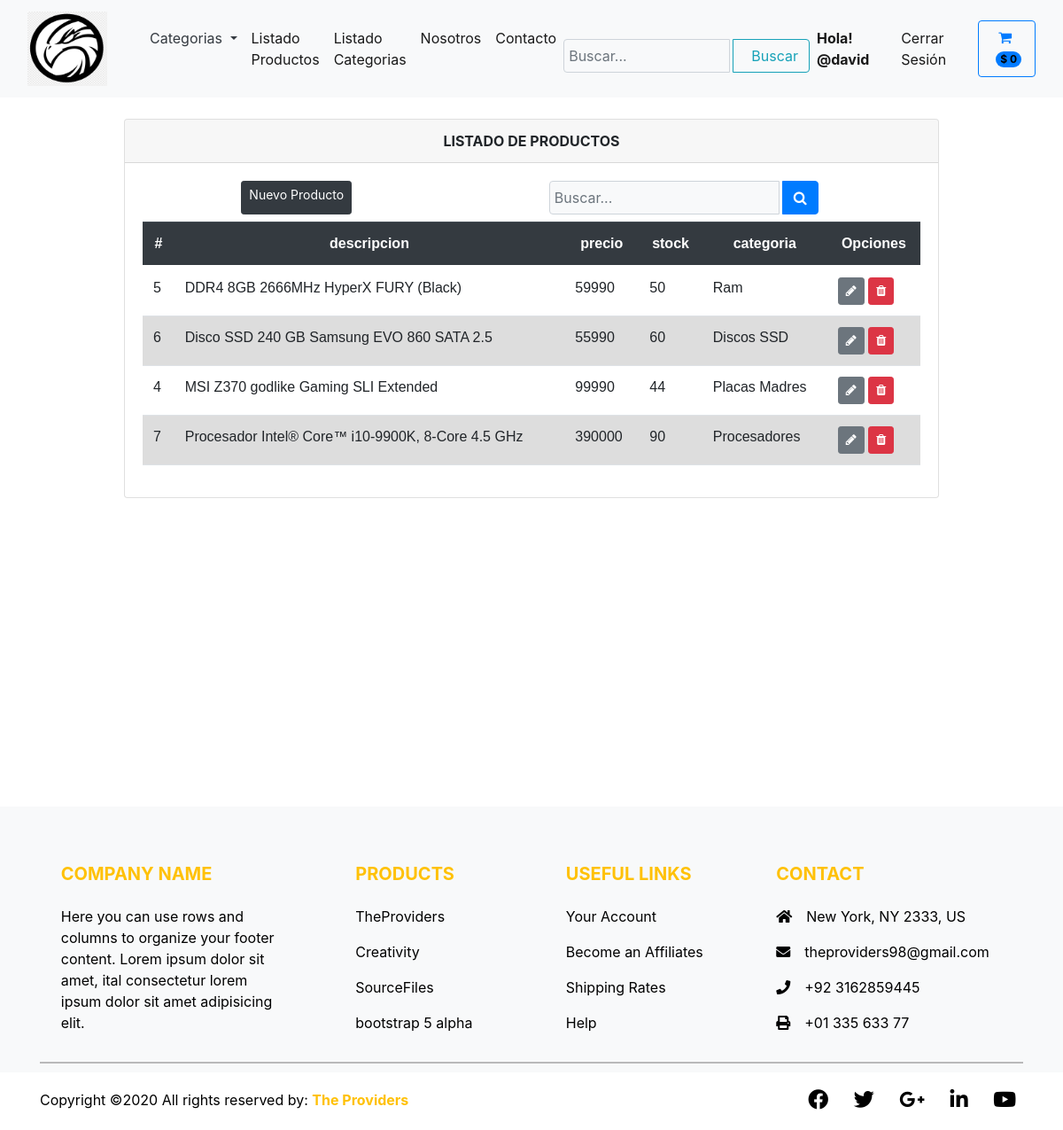
Page /listarproductos/ (signed in) on the earlier database version.
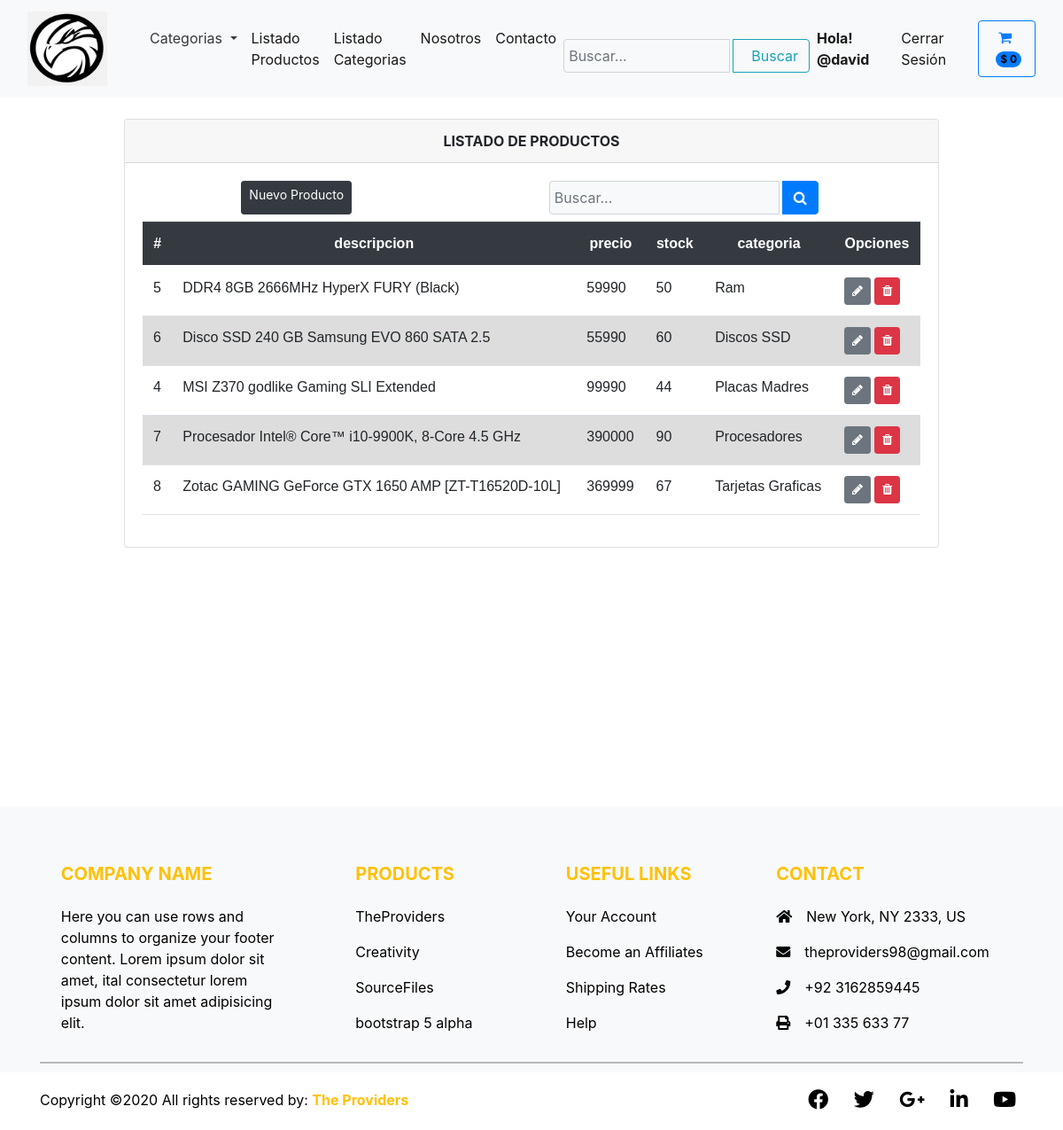
Same page on the later database version.
### app/models.py (models this page shows, shortened)
class Productos(models.Model):
    nombre = models.CharField(max_length=100)
    imagen = models.ImageField(upload_to='productos', null=True)
    descripcion = models.CharField(max_length=500)
    precio = models.IntegerField()
    stock = models.IntegerField(null=True, default=0)
    categoria = models.ForeignKey(Categorias, on_delete=models.PROTECT)
    marca = models.ForeignKey(Marcas, on_delete=models.PROTECT)
    oferta = models.BooleanField(default=False)
    videoid = models.CharField(max_length=100, null=True)
    class Meta:
        db_table = 'productos'
        verbose_name = 'Producto'
        verbose_name_plural = 'Productos'
        ordering = ['id']

class Categorias(models.Model):
    nombre = models.CharField(max_length=100)
    def __str__(self):
        return self.nombre
    class Meta:
        db_table = "categorias"
        verbose_name = 'Categoria'
        verbose_name_plural = 'Categorias'
        ordering = ['id']

### app/views.py (the view)
# urls.py: path('listarproductos/', views.listarProductos, name='listarproductos'),
@login_required(login_url='/login')
def listarProductos(request):
    busqueda = request.POST.get("buscador")
    lista_productos = Productos.objects.order_by('nombre')
    page = request.GET.get('page', 1)
    if busqueda:
        lista_productos = Productos.objects.filter(
            Q(nombre__icontains = busqueda) |
            Q(descripcion__icontains = busqueda)
        ).distinct()
    try:
        paginator = Paginator(lista_productos, 6)
        lista_productos = paginator.page(page)
    except:
        raise Http404
    data = {'entity': lista_productos,
            'title': 'LISTADO DE PRODUCTOS',
            'paginator': paginator
            }
    return render(request, 'producto/listar.html', data)

### app/context_processors.py (called while the page is built)
def extras(request):
	lista_categorias = Categorias.objects.all().order_by('nombre')
	return {'categorias':lista_categorias}

def importe_total_carro(request):
	total=0
	if request.user.is_authenticated:
		if "carro" in request.session:
			for key, value in request.session["carro"].items():
				total= total + int(value["precio"])
	return {"importe_total_carro":total}

def total_carro(request):
    total=0
    if request.user.is_authenticated:
        if "carro" in request.session:
            for key, value in request.session["carro"].items():
                total= total + int(value["cantidad"])
    return {"total_carro":total}

### app/templates/producto/listar.html (shortened to what this page needs)
{% extends 'layouts/base.html' %} {% block content %}
<div class="min-vh-100 d-flex flex-colum py-4">
    <div class="container">
        <div class="row justify-content-center">
            <div class="col-lg-10 col-md-6 col-sm-4 animate__animated animate__backInRight animate__delay-0.4s">
                <div class="card">
                    <div class="card-header text-center font-weight-bold">
                        {{ title }}
                    </div>
                    <div class="card-body table-responsive align-items-center">
                        <div class="d-flex mb-2">
                            <a href="/addproducto" class="d-flex inline-block mx-auto btn btn-dark btn-sm" type="submit">
                                Nuevo Producto
                            </a>
                            <form class="d-flex mx-auto d-sm-inlne-block form-inline" method="POST" action="">
                                <div class="input-group">
                                    <input type="text" class="form-control bg-light border-1 small text-left" name="buscador" placeholder="Buscar..." value="{{ request.POST.buscador }}">
                                    <div class="input-group-append">
                                        <button class="btn btn-primary mx-1" type="submit">
                                                <i class="fa fa-search bi-sm"></i>
                                            </button>
                                    </div>
                                </div>
                            </form>
                        </div>
                        <table class="table table-condensed">
                            <thead class="thead-dark text-center ">
                                <tr>
                                    <th scope="col">#</th>
                                    <th scope="col">descripcion</th>
                                    <th scope="col">precio</th>
                                    <th scope="col">stock</th>
                                    <th scope="col">categoria</th>
                                    <th colspan="2">Opciones</th>
                                </tr>
                            </thead>
                            <tbody>
                                {% load bootstrap_icons %} {% if entity %} {% for producto in entity %}
                                <tr>
                                    <td>{{ producto.id }}</td>
                                    <td>{{ producto.nombre }}</td>
                                    <td>{{ producto.precio }}</td>
                                    <td>{{ producto.stock }}</td>
                                    <td>{{ producto.categoria }}</td>
                                    <td colspan="2">
                                        <a class="btn btn-secondary btn-sm" href="{% url 'tienda:editproducto' producto.id %}" type="button"><i class="fa fa-pencil"></i></a>
                                        <a class="btn btn-danger btn-sm" href="{% url 'tienda:deleteProducto' producto.id %}" type="button"><i class="fa fa-trash"></i></a>
                                    </td>
                                </tr>
                                {% endfor %} {% else %}
                                <div class="text-center text-warning">
                                    <h3> No se encontraron Productos!!</h3>
                                </div>
                                {% endif %}
                            </tbody>
                        </table>
                    </div>
                </div>
            </div>
        </div>
    </div>
</div>
{% endblock %}

Differences in the rows shown:
added Productos: id "8", nombre "Zotac GAMING GeForce GTX 1650 AMP [ZT-T16520D-10L]", precio "369999", stock "67", categoria "Tarjetas Graficas"
